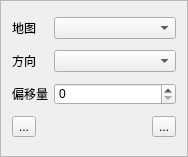
<?xml version="1.0" encoding="UTF-8"?>
<ui version="4.0">
 <class>ConnectionsListItem</class>
 <widget class="QFrame" name="ConnectionsListItem">
  <property name="geometry">
   <rect>
    <x>0</x>
    <y>0</y>
    <width>188</width>
    <height>157</height>
   </rect>
  </property>
  <property name="sizePolicy">
   <sizepolicy hsizetype="Preferred" vsizetype="Fixed">
    <horstretch>0</horstretch>
    <verstretch>0</verstretch>
   </sizepolicy>
  </property>
  <property name="styleSheet">
   <string notr="true">.ConnectionsListItem { border-width: 1px; }</string>
  </property>
  <property name="frameShape">
   <enum>QFrame::Shape::StyledPanel</enum>
  </property>
  <layout class="QGridLayout" name="gridLayout">
   <item row="0" column="0">
    <widget class="QLabel" name="label_Map">
     <property name="sizePolicy">
      <sizepolicy hsizetype="Maximum" vsizetype="Preferred">
       <horstretch>0</horstretch>
       <verstretch>0</verstretch>
      </sizepolicy>
     </property>
     <property name="text">
      <string>地图</string>
     </property>
    </widget>
   </item>
   <item row="2" column="0">
    <widget class="QLabel" name="label_Offset">
     <property name="sizePolicy">
      <sizepolicy hsizetype="Maximum" vsizetype="Preferred">
       <horstretch>0</horstretch>
       <verstretch>0</verstretch>
      </sizepolicy>
     </property>
     <property name="text">
      <string>偏移量</string>
     </property>
    </widget>
   </item>
   <item row="1" column="0">
    <widget class="QLabel" name="label_Direction">
     <property name="sizePolicy">
      <sizepolicy hsizetype="Maximum" vsizetype="Preferred">
       <horstretch>0</horstretch>
       <verstretch>0</verstretch>
      </sizepolicy>
     </property>
     <property name="text">
      <string>方向</string>
     </property>
    </widget>
   </item>
   <item row="3" column="2">
    <widget class="QToolButton" name="button_Delete">
     <property name="toolTip">
      <string>&lt;html&gt;&lt;head/&gt;&lt;body&gt;&lt;p&gt;删除此连接。&lt;/p&gt;&lt;/body&gt;&lt;/html&gt;</string>
     </property>
     <property name="text">
      <string>...</string>
     </property>
     <property name="icon">
      <iconset resource="../resources/images.qrc">
       <normaloff>:/icons/delete.ico</normaloff>:/icons/delete.ico</iconset>
     </property>
    </widget>
   </item>
   <item row="1" column="1" colspan="2">
    <widget class="NoScrollComboBox" name="comboBox_Direction">
     <property name="toolTip">
      <string>&lt;html&gt;&lt;head/&gt;&lt;body&gt;&lt;p&gt;连接地图相对于当前地图应被放置的位置。&lt;/p&gt;&lt;/body&gt;&lt;/html&gt;</string>
     </property>
    </widget>
   </item>
   <item row="0" column="1" colspan="2">
    <widget class="NoScrollComboBox" name="comboBox_Map">
     <property name="toolTip">
      <string>&lt;html&gt;&lt;head/&gt;&lt;body&gt;&lt;p&gt;要连接到当前地图的地图名称。&lt;/p&gt;&lt;/body&gt;&lt;/html&gt;</string>
     </property>
    </widget>
   </item>
   <item row="2" column="1" colspan="2">
    <widget class="NoScrollSpinBox" name="spinBox_Offset">
     <property name="toolTip">
      <string>&lt;html&gt;&lt;head/&gt;&lt;body&gt;&lt;p&gt;调整连接地图的垂直或水平偏移量。&lt;/p&gt;&lt;/body&gt;&lt;/html&gt;</string>
     </property>
    </widget>
   </item>
   <item row="3" column="0">
    <widget class="QToolButton" name="button_OpenMap">
     <property name="toolTip">
      <string>&lt;html&gt;&lt;head/&gt;&lt;body&gt;&lt;p&gt;打开连接的地图。&lt;/p&gt;&lt;/body&gt;&lt;/html&gt;</string>
     </property>
     <property name="text">
      <string>...</string>
     </property>
     <property name="icon">
      <iconset resource="../resources/images.qrc">
       <normaloff>:/icons/map_go.ico</normaloff>:/icons/map_go.ico</iconset>
     </property>
    </widget>
   </item>
  </layout>
 </widget>
 <customwidgets>
  <customwidget>
   <class>NoScrollComboBox</class>
   <extends>QComboBox</extends>
   <header>noscrollcombobox.h</header>
  </customwidget>
  <customwidget>
   <class>NoScrollSpinBox</class>
   <extends>QSpinBox</extends>
   <header>noscrollspinbox.h</header>
  </customwidget>
 </customwidgets>
 <resources>
  <include location="../resources/images.qrc"/>
 </resources>
 <connections/>
</ui>
